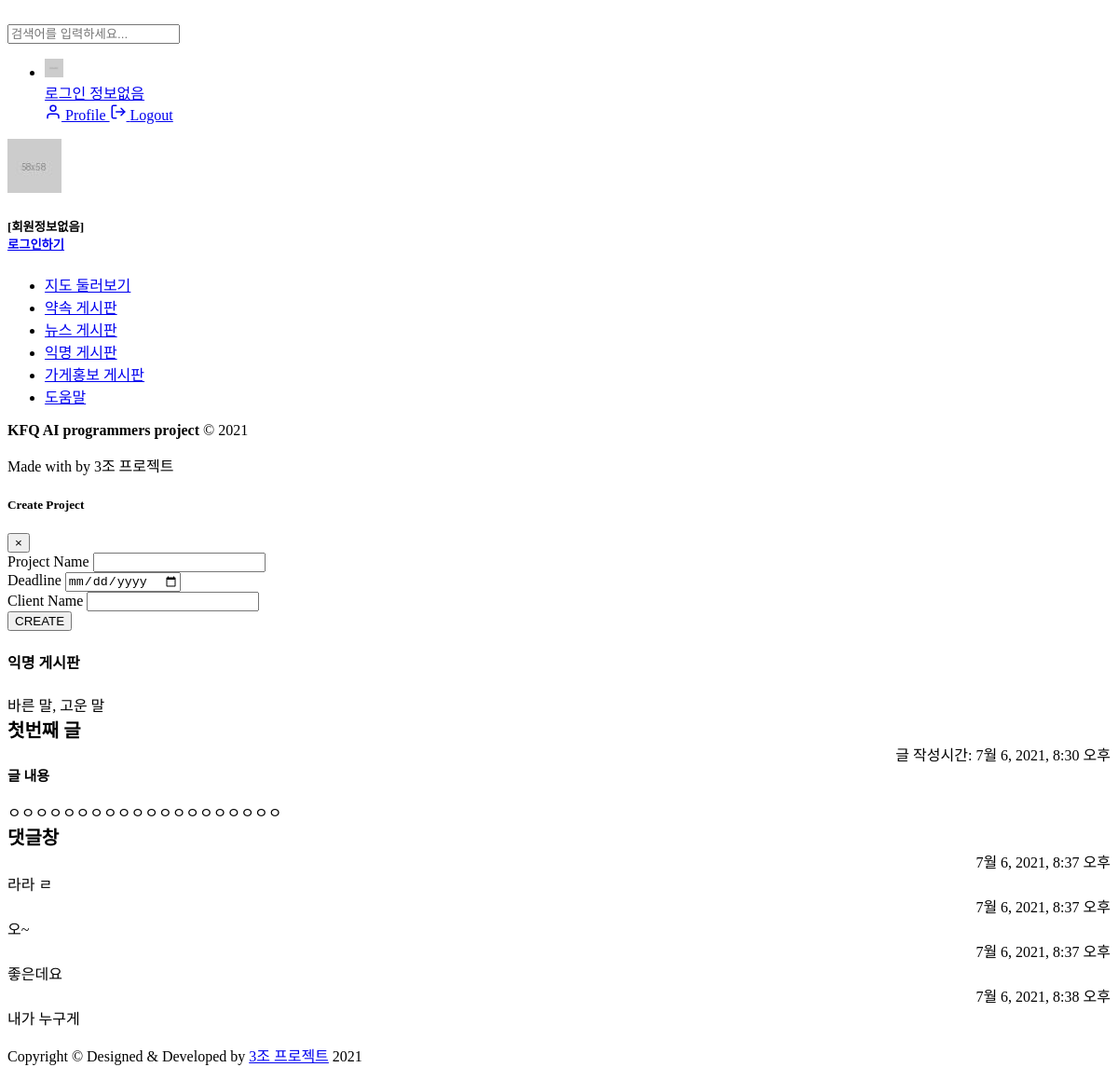
Screenshot of /board/board_read/2/ with the database file from the repository.
### board/models.py (models this page shows)
class B_list_write(models.Model):
    member = models.ForeignKey(Member, on_delete=models.CASCADE)
    title = models.TextField(max_length=100)
    contents = models.TextField()
    date = models.DateTimeField(null=True, blank=True)
    def __str__(self):
        return self.title

class Comment(models.Model):
    post = models.ForeignKey(B_list_write, on_delete=models.CASCADE)
    author = models.ForeignKey(Member, on_delete=models.CASCADE)
    content = models.TextField(null=True)
    date = models.DateTimeField()

### board/views.py (the view)
# urls.py: path('board_read/<int:id>/', views.Board_read, name='Board_read'),
def Board_read(request, id):
    if request.method == "GET":
        article = B_list_write.objects.get(id=id)
        print(article)
        print(article.comment_set.all())
        context = {
            'index_id': id,
            'id': article.member_id,
            'title': article.title,
            'contents': article.contents,
            'date': article.date,
            'article': article
        }
        return render(request, 'board/read.html', context)

### templates/board/read.html (shortened to what this page needs)
{% load static %}
<!DOCTYPE html>
<head>
	<link href="/static/vendor/bootstrap-select/dist/css/bootstrap-select.min.css" rel="stylesheet">
    <link href="/static/css/style.css" rel="stylesheet">
</head>
<body>
    <div id="main-wrapper">
        {% include 'nav-header.html' %}
        {% include 'navbar.html' %}
        {% include 'sidebar.html' %}
        <div class="content-body">
		    <div class="container-fluid">
				<div class="modal fade" id="addProjectSidebar">
					<div class="modal-dialog" role="document">
						<div class="modal-content">
							<div class="modal-header">
								<h5 class="modal-title">Create Project</h5>
								<button type="button" class="close" data-dismiss="modal"><span>&times;</span>
								</button>
							</div>
						    <div class="modal-body">
                                <div class="form-group">
                                    <label class="text-black font-w500">Project Name</label>
                                    <input type="text" class="form-control">
                                </div>
                                <div class="form-group">
                                    <label class="text-black font-w500">Deadline</label>
                                    <input type="date" class="form-control">
                                </div>
                                <div class="form-group">
                                    <label class="text-black font-w500">Client Name</label>
                                    <input type="text" class="form-control">
                                </div>
                                <div class="form-group">
                                    <button type="button" class="btn btn-primary">CREATE</button>
                                </div>
							</div>
						</div>
					</div>
				</div>
                <div class="row page-titles mx-0">
                    <div class="col-sm-6 p-md-0">
                        <div class="welcome-text">
                            <h4>익명 게시판</h4>
                            <span>바른 말, 고운 말</span>
                        </div>
                    </div>
                </div>
                <div class="row">
                    <div class="col-lg-12">
                        <div class="card">
                        <form method="get" action="../../../board/board_rewrite/{{index_id}}/">
                            <div class="card-header">
                                <div class="form-group" style="text-align:left; font-weight:bold; font-size:20px ">
                                    <strong> {{ title }}</strong>
                                </div>
                                <div style="text-align:right">
                                    <span>글 작성시간: {{ date }}</span>
                                </div>
                            </div>
                            <div class="card-body">
                                <div class="email-right-box ml-0 ml-sm-4 ml-sm-0" style="padding: 0px;">
                                    <div class="compose-content">
                                        <div class="form-group">
                                            <div style="text-align:left; font-weight:bold; font-size:15px ">
                                                <a>글 내용</a><br><br>
                                            </div>
                                            {{ contents }}
                                        </div>
                                    </div>
                               </div>
                            </div>
                        </form>
                        </div>
                    </div>
                    <div class="col-lg-12">
                        <div class="card">
                        <form method="POST" action='comment/'>
                            <div class="card-header">
                                <div class="form-group" style="text-align:left; font-weight:bold; font-size:20px ">
                                    <strong> 댓글창 </strong>
                                </div>
                            </div>
                            <div class="card-body">
                                <div id="comments">
                                    {% for comment in article.comment_set.all %}
                                    <div class="date" style="text-align: right;">{{ comment.date }} </div>
                                    <span> {{ comment.content }} </span>
                                    {% endfor %}
                                </div>
                                </div>
                            </div>
                        </div>
                    </div>
                </div>
            </div>
        </div>
        {% include 'footer.html'%}
</body>

### rows the page displays
B_list_write: title "첫번째 글", date "7월 6, 2021, 8:30 오후", contents "ㅇㅇㅇㅇㅇㅇㅇㅇㅇㅇㅇㅇㅇㅇㅇㅇㅇㅇㅇㅇ"
Comment: date "7월 6, 2021, 8:37 오후", content "라라 ㄹ"
Comment: date "7월 6, 2021, 8:37 오후", content "오~"
Comment: date "7월 6, 2021, 8:37 오후", content "좋은데요"
Comment: date "7월 6, 2021, 8:38 오후", content "내가 누구게"
